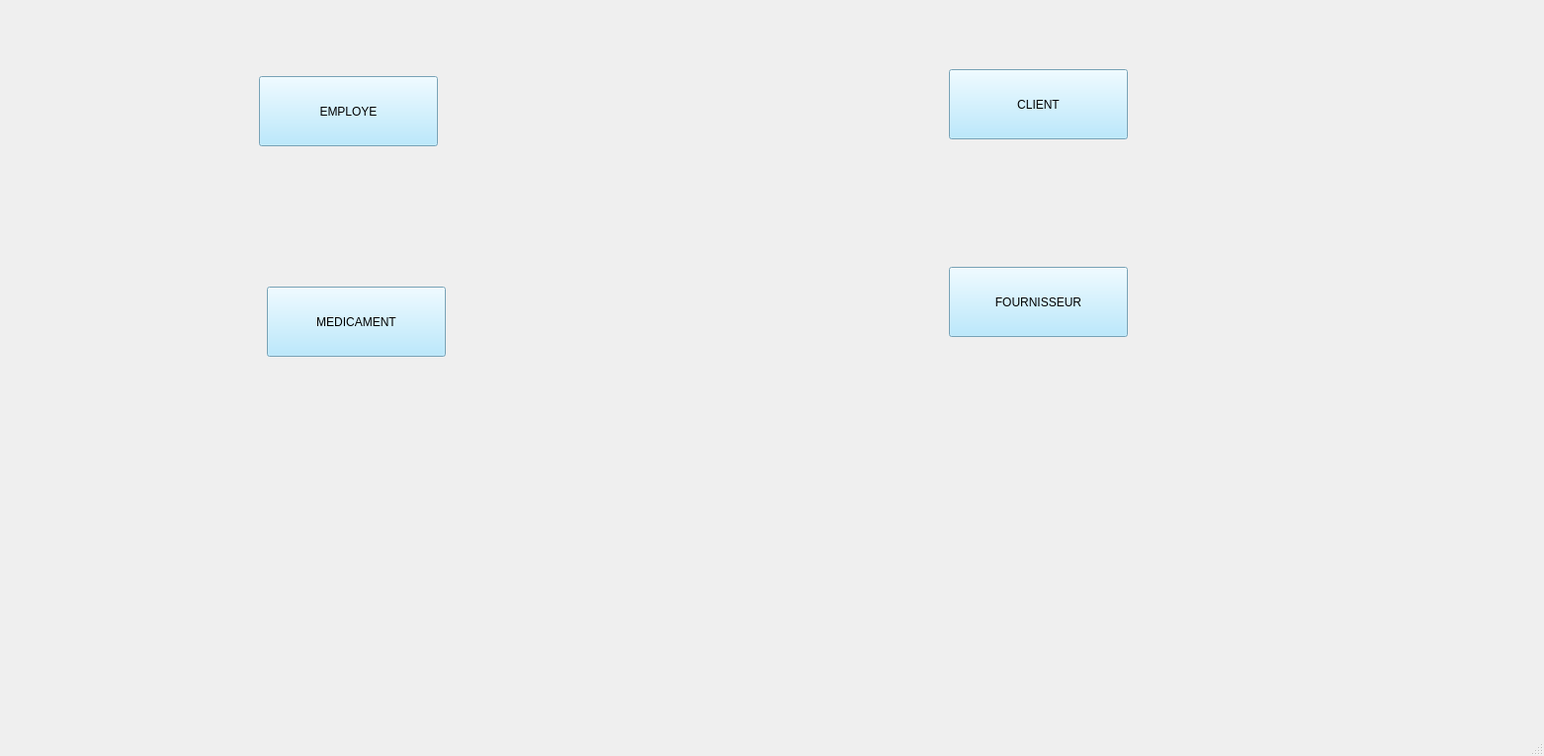
<?xml version="1.0" encoding="UTF-8"?>
<ui version="4.0">
 <class>Menu</class>
 <widget class="QMainWindow" name="Menu">
  <property name="geometry">
   <rect>
    <x>0</x>
    <y>0</y>
    <width>1562</width>
    <height>765</height>
   </rect>
  </property>
  <property name="windowTitle">
   <string>MainWindow</string>
  </property>
  <widget class="QWidget" name="centralwidget">
   <widget class="QPushButton" name="Employe">
    <property name="geometry">
     <rect>
      <x>262</x>
      <y>77</y>
      <width>181</width>
      <height>71</height>
     </rect>
    </property>
    <property name="styleSheet">
     <string notr="true">background-color: rgb(166, 227, 255);</string>
    </property>
    <property name="text">
     <string>EMPLOYE</string>
    </property>
   </widget>
   <widget class="QPushButton" name="Fournisseur">
    <property name="geometry">
     <rect>
      <x>960</x>
      <y>270</y>
      <width>181</width>
      <height>71</height>
     </rect>
    </property>
    <property name="styleSheet">
     <string notr="true">background-color: rgb(166, 227, 255);</string>
    </property>
    <property name="text">
     <string>FOURNISSEUR</string>
    </property>
   </widget>
   <widget class="QPushButton" name="Medicament">
    <property name="geometry">
     <rect>
      <x>270</x>
      <y>290</y>
      <width>181</width>
      <height>71</height>
     </rect>
    </property>
    <property name="styleSheet">
     <string notr="true">background-color: rgb(166, 227, 255);</string>
    </property>
    <property name="text">
     <string>MEDICAMENT</string>
    </property>
   </widget>
   <widget class="QPushButton" name="Client">
    <property name="geometry">
     <rect>
      <x>960</x>
      <y>70</y>
      <width>181</width>
      <height>71</height>
     </rect>
    </property>
    <property name="styleSheet">
     <string notr="true">background-color: rgb(166, 227, 255);</string>
    </property>
    <property name="text">
     <string>CLIENT</string>
    </property>
   </widget>
  </widget>
  <widget class="QMenuBar" name="menubar">
   <property name="geometry">
    <rect>
     <x>0</x>
     <y>0</y>
     <width>1562</width>
     <height>26</height>
    </rect>
   </property>
  </widget>
  <widget class="QStatusBar" name="statusbar"/>
 </widget>
 <resources/>
 <connections/>
</ui>
